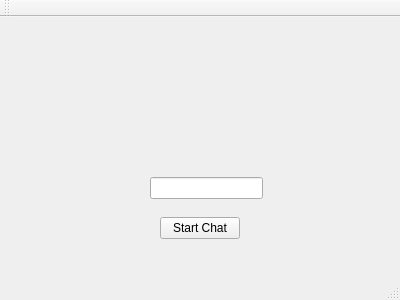
<?xml version="1.0" encoding="UTF-8"?>
<ui version="4.0">
 <class>Client</class>
 <widget class="QMainWindow" name="Client">
  <property name="geometry">
   <rect>
    <x>0</x>
    <y>0</y>
    <width>400</width>
    <height>300</height>
   </rect>
  </property>
  <property name="windowTitle">
   <string>Client</string>
  </property>
  <widget class="QWidget" name="centralWidget">
   <widget class="QPushButton" name="btnStartChat">
    <property name="geometry">
     <rect>
      <x>160</x>
      <y>200</y>
      <width>80</width>
      <height>22</height>
     </rect>
    </property>
    <property name="text">
     <string>Start Chat</string>
    </property>
   </widget>
   <widget class="QLineEdit" name="lineEdit">
    <property name="geometry">
     <rect>
      <x>150</x>
      <y>160</y>
      <width>113</width>
      <height>22</height>
     </rect>
    </property>
   </widget>
  </widget>
  <widget class="QMenuBar" name="menuBar">
   <property name="geometry">
    <rect>
     <x>0</x>
     <y>0</y>
     <width>400</width>
     <height>19</height>
    </rect>
   </property>
  </widget>
  <widget class="QToolBar" name="mainToolBar">
   <attribute name="toolBarArea">
    <enum>TopToolBarArea</enum>
   </attribute>
   <attribute name="toolBarBreak">
    <bool>false</bool>
   </attribute>
  </widget>
  <widget class="QStatusBar" name="statusBar"/>
 </widget>
 <layoutdefault spacing="6" margin="11"/>
 <resources/>
 <connections/>
</ui>
